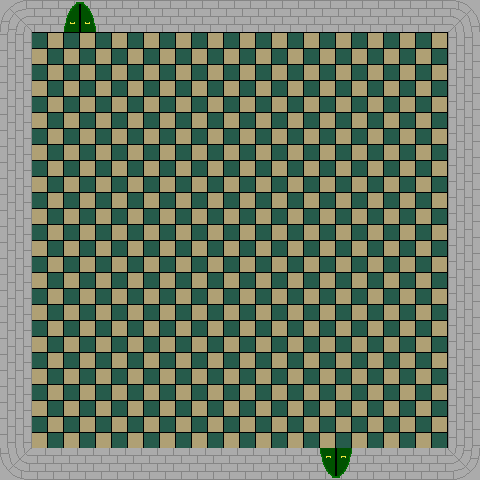

This is a level from a 2D game, rendered from its Tiled map with the project's own tilesets. A one-line summary and the map file follow, with tile-layer data summarised:
An orthogonal 15x15 tile map with 32x32 px tiles, 1 tile layer (floor), 4 tilesets and 2 objects (2x carpet).

<map version="1.0" orientation="orthogonal" width="15" height="15" tilewidth="32" tileheight="32">
 <tileset firstgid="1" name="floor" tilewidth="32" tileheight="32">
  <image source="../sprites/tiles-wall-floor.png" width="128" height="128" />
 </tileset>
 <tileset firstgid="17" name="objects" tilewidth="32" tileheight="32">
  <image source="../sprites/objects.png" width="128" height="128" />
 </tileset>
 <tileset firstgid="33" name="carpet" tilewidth="32" tileheight="32">
  <image source="../sprites/carpet.png" width="32" height="32" />
 </tileset>
 <tileset firstgid="34" name="walls-with-door" tilewidth="32" tileheight="32">
  <image source="../sprites/walls-with-door.png" width="128" height="128" />
 </tileset>
 <layer name="floor" width="15" height="15">
  <data>[225 cells, 225 non-empty, 11 distinct tile ids]</data>
 </layer>
 <objectgroup name="objects" width="15" height="15">
  <object name="carpet" type="carpet" gid="33" x="320" y="432" width="32" height="16">
   <properties>
    <property name="locked" value="yes" />
    <property name="target" value="exit" />
   </properties>
  </object>
  <object name="carpet" type="carpet" gid="33" x="64" y="32" width="32" height="16">
   <properties>
    <property name="target" value="1" />
   </properties>
  </object>
 </objectgroup>
</map>
